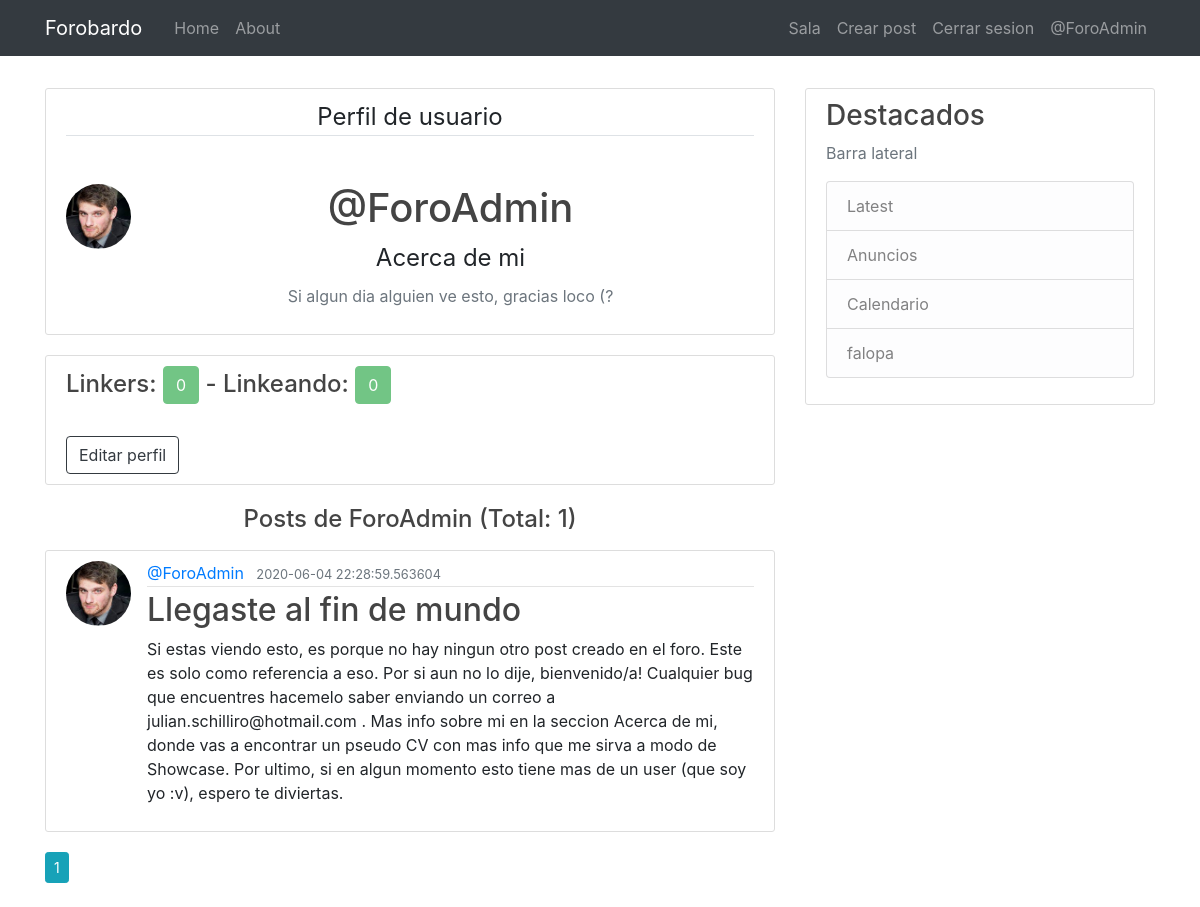
The app's page /user/ForoAdmin (signed in) with its own data.
### flaskblog/models.py (models this page shows, shortened)
class User(db.Model, UserMixin):
    id = db.Column(db.Integer, primary_key=True)
    username = db.Column(db.String(20), unique=True, nullable=False)
    email = db.Column(db.String(120), unique=True, nullable=False)
    image_file = db.Column(db.String(20), nullable=False, default='default.jpg')
    password = db.Column(db.String(60), nullable=False)
    about = db.Column(db.String(400))
    posts = db.relationship('Post', backref='author', lazy=True)
    followed = db.relationship(
        'User', secondary=followers,
        primaryjoin=(followers.c.follower_id == id),
        secondaryjoin=(followers.c.followed_id == id),
        backref=db.backref('followers', lazy='dynamic'), lazy='dynamic')

class Post(db.Model):
    id = db.Column(db.Integer, primary_key=True)
    title = db.Column(db.String(100), nullable=False)
    date_posted = db.Column(db.Text, nullable=False, default=datetime.utcnow)
    content = db.Column(db.Text, nullable=False)
    user_id = db.Column(db.Integer, db.ForeignKey('user.id'), nullable=False)
    image = db.Column(db.String(20), nullable=True)

### flaskblog/routes.py (the view)
@app.route('/user/<string:username>')
def user_posts(username):
        page = request.args.get('page', 1, type=int)
        user = User.query.filter_by(username=username).first_or_404()
        nombre = User.query.get(username)
        image = User.query.filter_by(username=username).first()
        posts = Post.query.filter_by(author=user).order_by(Post.date_posted.desc()).paginate(per_page=5, page=page)
        return render_template('user_post.html', posts=posts, user=user, image=image, nombre=nombre)

### flaskblog/models.py (called while the page is built)
@login_manager.user_loader
def load_user(user_id):
    return User.query.get(int(user_id))

### flaskblog/templates/user_post.html (shortened to what this page needs)
{% extends "layout.html" %}
{% block content %}
    <div class="content-section">
        <legend class="border-bottom mb-4 text-center">Perfil de usuario</legend><br>
        <div class="media conten">
            <img class="rounded-circle article-img" src="/static/profile_pics/{{user.image_file}}">
            <div class="media-body">
                <h2 class="account-heading text-center">@{{ user.username }}</h2>
                <legend class="text-center">Acerca de mi</legend>
                <div class="content">
                    <p class="text-secondary text-center">{{ user.about  }}</p>
                </div>
            </div>
        </div>
    </div>
    <div class="content-section">
        <h4>Linkers: <a class="btn btn-success btn-small disabled">{{ user.followers.count() }}</a> - Linkeando: <a class="btn btn-success btn-small disabled">{{ user.followed.count() }} </a></h4> <br>
        <div class="">
            <div class="content">
                {% if user == current_user %}
                    <a class="btn btn-outline-dark " href="{{ url_for('update_account', username=user.username) }}">Editar perfil</a>
            </div>
                {% elif not current_user.is_following(user) %}
                    <a class="btn btn-outline-info pull-right" href="{{ url_for('follow', username=user.username) }}">Linkear</a>
                {% else %}
                    <a class="btn btn-info" href="{{ url_for('unfollow', username=user.username) }}">Deslinkear</a>
                {% endif %}
        </div>
    </div>
<h4 class="mb-3 text-center"> Posts de {{ user.username }}  (Total: {{ posts.total }}) </h4>
    {% for post in posts.items %}
        <article class="media content-section">
            <img class="rounded-circle article-img" src="{{ url_for('static', filename='profile_pics/' + post.author.image_file) }}">
            <div class="media-body">
            <div class="article-metadata">
                <a class="mr-2" href="{{ url_for('user_posts', username=post.author.username) }}">@{{ post.author.username }}</a>
                <small class="text-muted">{{ post.date_posted }}</small>
            </div>
            <h2><a class="article-title" href="{{ url_for('post', post_id=post.id) }}">{{ post.title }}</a></h2>
            <p class="article-content">{{ post.content }}</p>
            </div>
        </article>
    {% endfor %}
    {% for page_num in posts.iter_pages(left_edge=1, right_edge=1, left_current=2, right_current=2) %}
        {% if page_num %}
            {% if posts.page == page_num %}
                <a class="btn btn-info btn-sm mb-4" href="{{ url_for('user_posts', page=page_num, username=user.username) }}">{{ page_num }}</a>
            {% else %}
                <a class="btn btn-outline-info btn-sm mb-4" href="{{ url_for('user_posts', username=user.username, page=page_num) }}">{{ page_num }}</a>
            {% endif %}
        {% else %}
        ...
        {% endif %}
    {% endfor %}
{% endblock content %}

### flaskblog/templates/layout.html (shortened to what this page needs)
<!DOCTYPE html>
<html lang="en">
<head>
    <link rel="stylesheet" type='text/css' href="{{ url_for('static', filename='main.css') }}">
    <link rel="stylesheet" href="https://stackpath.bootstrapcdn.com/bootstrap/4.4.1/css/bootstrap.min.css">
</head>
<body>
    <header class="site-header">
        <nav class="navbar navbar-default"> <br> <br> <br> </nav>
        <nav class="navbar navbar-expand-md navbar-dark bg-dark fixed-top">
          <div class="container">
            <a class="navbar-brand mr-4" href="/">Forobardo</a>
            <div class="collapse navbar-collapse" id="navbarToggle">
              <div class="navbar-nav mr-auto">
                <a class="nav-item nav-link" href="{{ url_for('home') }}">Home</a>
                <a class="nav-item nav-link" href="{{ url_for('about') }}">About</a>
              </div>
              <div class="navbar-nav">
                {% if (current_user.username == 'SonOfCaine') and current_user.is_authenticated %}
                <a class="nav-item nav-link" href="{{ url_for('chat_grupal') }}">Sala</a>
                <a class="nav-item nav-link" href="{{ url_for('admin_user') }}">Admin</a>
                <a class="nav-item nav-link" href="{{ url_for('new_post') }} ">Crear post</a>
                <a class="nav-item nav-link" href="{{ url_for('logout') }} ">Cerrar sesion</a>
                <a class="nav-item nav-link" href="{{ url_for('cuenta') }} ">@{{ current_user.username }}</a>
                {% elif (current_user.username != 'SonOfCaine') and current_user.is_authenticated %}
                <a class="nav-item nav-link" href="{{ url_for('chat_grupal') }}">Sala</a>
                <a class="nav-item nav-link" href="{{ url_for('new_post') }} ">Crear post</a>
                <a class="nav-item nav-link" href="{{ url_for('logout') }} ">Cerrar sesion</a>
                <a class="nav-item nav-link" href="{{ url_for('cuenta') }} ">@{{ current_user.username }}</a>
                {% else %}
                <a class="nav-item nav-link" href="{{ url_for('login') }} ">Ingresar</a>
                <a class="nav-item nav-link" href="{{ url_for('register') }}">Registrarse</a>
                {% endif %}
              </div>
            </div>
          </div>
        </nav>
    </header>
    <main role="main" class="container">
        <div class="row">
          <div class="col-md-8">
            {% block content %}{% endblock %}
          </div>
          <div class="col-md-4">
            <div class="content-section">
              <h3>Destacados</h3>
              <p class='text-muted'>Barra lateral
                <ul class="list-group">
                  <li class="list-group-item list-group-item-light">Latest </li>
                  <li class="list-group-item list-group-item-light">Anuncios</li>
                  <li class="list-group-item list-group-item-light">Calendario</li>
                  <li class="list-group-item list-group-item-light">falopa</li>
                </ul>
              </p>
            </div>
          </div>
        </div>
      </main>
</body>
</html>

### flaskblog/static/main.css (style rules this page uses)
body { background: #fafafa; color: #333333; margin-top: 5rem; }
h1, h2, h3, h4, h5, h6 { color: #444444; }
.site-header .navbar-nav .nav-link { color: #cbd5db; }
.content-section { background: #ffffff; padding: 10px 20px; border: 1px solid #dddddd; border-radius: 3px; margin-bottom: 20px; }
.article-title { color: #444444; }
.article-content { white-space: pre-line; }
.article-img { height: 65px; width: 65px; margin-right: 16px; }
.article-metadata { padding-bottom: 1px; margin-bottom: 4px; border-bottom: 1px solid #e3e3e3 }
.account-heading { font-size: 2.5rem; }

### records on screen
User: username "ForoAdmin", image_file (picture), about "Si algun dia alguien ve esto, gracias loco (?"
Post: image_file (picture), author.username "ForoAdmin", date_posted "2020-06-04 22:28:59.563604", title "Llegaste al fin de mundo", content "Si estas viendo esto, es porque no hay ningun otro post creado en el foro. Este es solo como referencia a eso. Por si aun no lo dije, bienvenido/a! Cualquier bug que encuentres hacemelo saber enviando un correo a julian.schilliro@hotmail.com . Mas info sobre mi en la seccion Acerca de mi, donde vas a encontrar un pseudo CV con mas info que me sirva a modo de Showcase. Por ultimo, si en algun momento esto tiene mas de un user (que soy yo :v), espero te diviertas."

### other values on screen
{{ user.followers.count() }} "0"
{{ user.followed.count() }} "0"
{{ posts.total }} "1"
{{ page_num }} "1"
